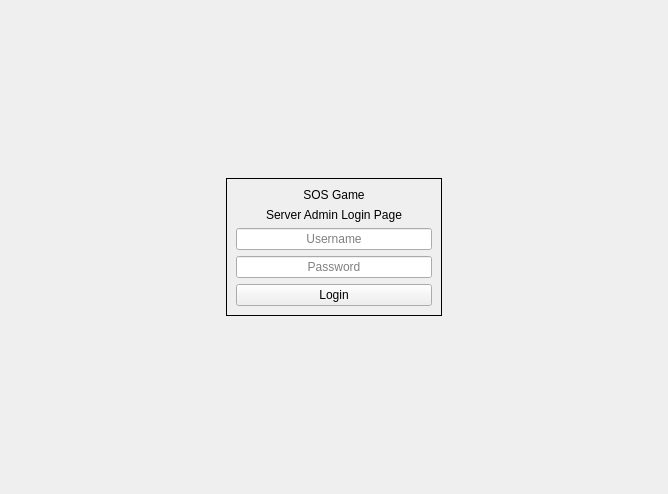
<?xml version="1.0" encoding="UTF-8"?>
<ui version="4.0">
 <class>LoginScreen</class>
 <widget class="QWidget" name="LoginScreen">
  <property name="geometry">
   <rect>
    <x>0</x>
    <y>0</y>
    <width>668</width>
    <height>494</height>
   </rect>
  </property>
  <property name="windowTitle">
   <string>Form</string>
  </property>
  <layout class="QGridLayout" name="gridLayout">
   <item row="1" column="1">
    <widget class="QFrame" name="frame">
     <property name="frameShape">
      <enum>QFrame::Box</enum>
     </property>
     <property name="frameShadow">
      <enum>QFrame::Plain</enum>
     </property>
     <layout class="QVBoxLayout" name="verticalLayout">
      <item>
       <widget class="QLabel" name="label">
        <property name="text">
         <string>SOS Game</string>
        </property>
        <property name="alignment">
         <set>Qt::AlignCenter</set>
        </property>
       </widget>
      </item>
      <item>
       <widget class="QLabel" name="label_2">
        <property name="text">
         <string>Server Admin Login Page</string>
        </property>
        <property name="alignment">
         <set>Qt::AlignCenter</set>
        </property>
       </widget>
      </item>
      <item>
       <widget class="QLineEdit" name="usernameLineEdit">
        <property name="alignment">
         <set>Qt::AlignCenter</set>
        </property>
        <property name="placeholderText">
         <string>Username</string>
        </property>
       </widget>
      </item>
      <item>
       <widget class="QLineEdit" name="passwordLineEdit">
        <property name="echoMode">
         <enum>QLineEdit::Password</enum>
        </property>
        <property name="alignment">
         <set>Qt::AlignCenter</set>
        </property>
        <property name="placeholderText">
         <string>Password</string>
        </property>
       </widget>
      </item>
      <item>
       <widget class="QPushButton" name="loginButton">
        <property name="text">
         <string>Login</string>
        </property>
       </widget>
      </item>
     </layout>
    </widget>
   </item>
   <item row="0" column="1">
    <spacer name="verticalSpacer">
     <property name="orientation">
      <enum>Qt::Vertical</enum>
     </property>
     <property name="sizeHint" stdset="0">
      <size>
       <width>20</width>
       <height>40</height>
      </size>
     </property>
    </spacer>
   </item>
   <item row="2" column="1">
    <spacer name="verticalSpacer_2">
     <property name="orientation">
      <enum>Qt::Vertical</enum>
     </property>
     <property name="sizeHint" stdset="0">
      <size>
       <width>20</width>
       <height>40</height>
      </size>
     </property>
    </spacer>
   </item>
   <item row="1" column="2">
    <spacer name="horizontalSpacer">
     <property name="orientation">
      <enum>Qt::Horizontal</enum>
     </property>
     <property name="sizeHint" stdset="0">
      <size>
       <width>40</width>
       <height>20</height>
      </size>
     </property>
    </spacer>
   </item>
   <item row="1" column="0">
    <spacer name="horizontalSpacer_2">
     <property name="orientation">
      <enum>Qt::Horizontal</enum>
     </property>
     <property name="sizeHint" stdset="0">
      <size>
       <width>40</width>
       <height>20</height>
      </size>
     </property>
    </spacer>
   </item>
  </layout>
 </widget>
 <resources/>
 <connections/>
</ui>
